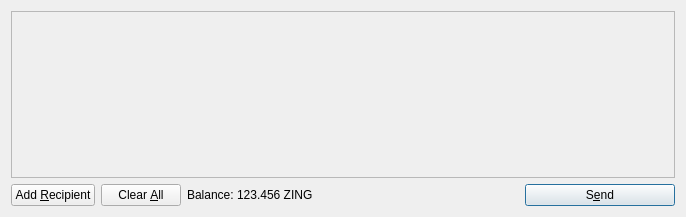
<?xml version="1.0" encoding="UTF-8"?>
<ui version="4.0">
 <class>SendCoinsDialog</class>
 <widget class="QDialog" name="SendCoinsDialog">
  <property name="geometry">
   <rect>
    <x>0</x>
    <y>0</y>
    <width>686</width>
    <height>217</height>
   </rect>
  </property>
  <property name="windowTitle">
   <string>Send Coins</string>
  </property>
  <layout class="QVBoxLayout" name="verticalLayout">
   <item>
    <widget class="QScrollArea" name="scrollArea">
     <property name="widgetResizable">
      <bool>true</bool>
     </property>
     <widget class="QWidget" name="scrollAreaWidgetContents">
      <property name="geometry">
       <rect>
        <x>0</x>
        <y>0</y>
        <width>666</width>
        <height>165</height>
       </rect>
      </property>
      <layout class="QVBoxLayout" name="verticalLayout_2">
       <property name="margin">
        <number>0</number>
       </property>
       <item>
        <layout class="QVBoxLayout" name="entries">
         <property name="spacing">
          <number>6</number>
         </property>
        </layout>
       </item>
       <item>
        <spacer name="verticalSpacer">
         <property name="orientation">
          <enum>Qt::Vertical</enum>
         </property>
         <property name="sizeHint" stdset="0">
          <size>
           <width>20</width>
           <height>40</height>
          </size>
         </property>
        </spacer>
       </item>
      </layout>
     </widget>
    </widget>
   </item>
   <item>
    <layout class="QHBoxLayout" name="horizontalLayout">
     <item>
      <widget class="QPushButton" name="addButton">
       <property name="toolTip">
        <string>Send to multiple recipients at once</string>
       </property>
       <property name="text">
        <string>Add &amp;Recipient</string>
       </property>
       <property name="icon">
        <iconset resource="../bitcoin.qrc">
         <normaloff>:/icons/add</normaloff>:/icons/add</iconset>
       </property>
       <property name="autoDefault">
        <bool>false</bool>
       </property>
      </widget>
     </item>
     <item>
      <widget class="QPushButton" name="clearButton">
       <property name="sizePolicy">
        <sizepolicy hsizetype="Minimum" vsizetype="Fixed">
         <horstretch>0</horstretch>
         <verstretch>0</verstretch>
        </sizepolicy>
       </property>
       <property name="toolTip">
        <string>Remove all transaction fields</string>
       </property>
       <property name="text">
        <string>Clear &amp;All</string>
       </property>
       <property name="icon">
        <iconset resource="../bitcoin.qrc">
         <normaloff>:/icons/remove</normaloff>:/icons/remove</iconset>
       </property>
       <property name="autoRepeatDelay">
        <number>300</number>
       </property>
       <property name="autoDefault">
        <bool>false</bool>
       </property>
      </widget>
     </item>
     <item>
      <layout class="QHBoxLayout" name="horizontalLayout_2">
       <property name="spacing">
        <number>3</number>
       </property>
       <item>
        <widget class="QLabel" name="label">
         <property name="text">
          <string>Balance:</string>
         </property>
        </widget>
       </item>
       <item>
        <widget class="QLabel" name="labelBalance">
         <property name="cursor">
          <cursorShape>IBeamCursor</cursorShape>
         </property>
         <property name="text">
          <string>123.456 ZING</string>
         </property>
         <property name="textInteractionFlags">
          <set>Qt::LinksAccessibleByMouse|Qt::TextSelectableByKeyboard|Qt::TextSelectableByMouse</set>
         </property>
        </widget>
       </item>
      </layout>
     </item>
     <item>
      <spacer name="horizontalSpacer">
       <property name="orientation">
        <enum>Qt::Horizontal</enum>
       </property>
       <property name="sizeHint" stdset="0">
        <size>
         <width>40</width>
         <height>20</height>
        </size>
       </property>
      </spacer>
     </item>
     <item>
      <widget class="QPushButton" name="sendButton">
       <property name="minimumSize">
        <size>
         <width>150</width>
         <height>0</height>
        </size>
       </property>
       <property name="toolTip">
        <string>Confirm the send action</string>
       </property>
       <property name="text">
        <string>S&amp;end</string>
       </property>
       <property name="icon">
        <iconset resource="../bitcoin.qrc">
         <normaloff>:/icons/send</normaloff>:/icons/send</iconset>
       </property>
       <property name="default">
        <bool>true</bool>
       </property>
      </widget>
     </item>
    </layout>
   </item>
  </layout>
 </widget>
 <resources>
  <include location="../bitcoin.qrc"/>
 </resources>
 <connections/>
</ui>
